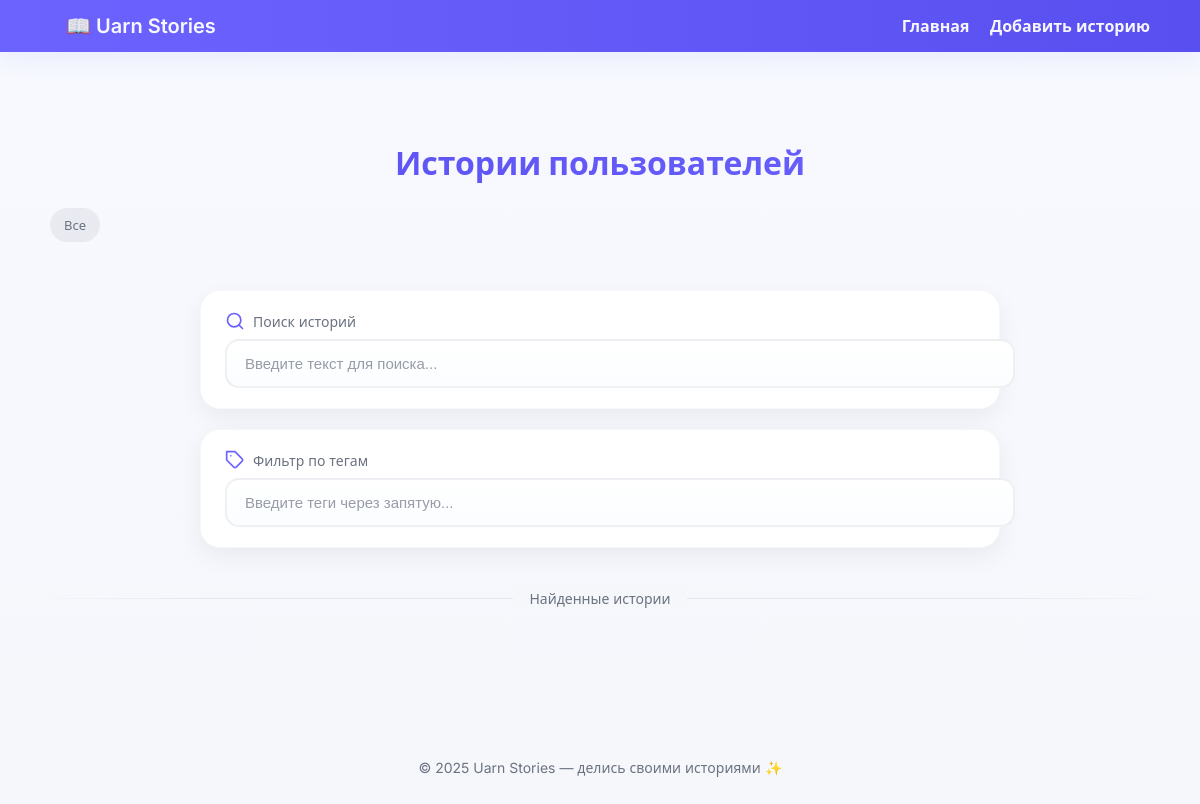
The app's page /, older data.
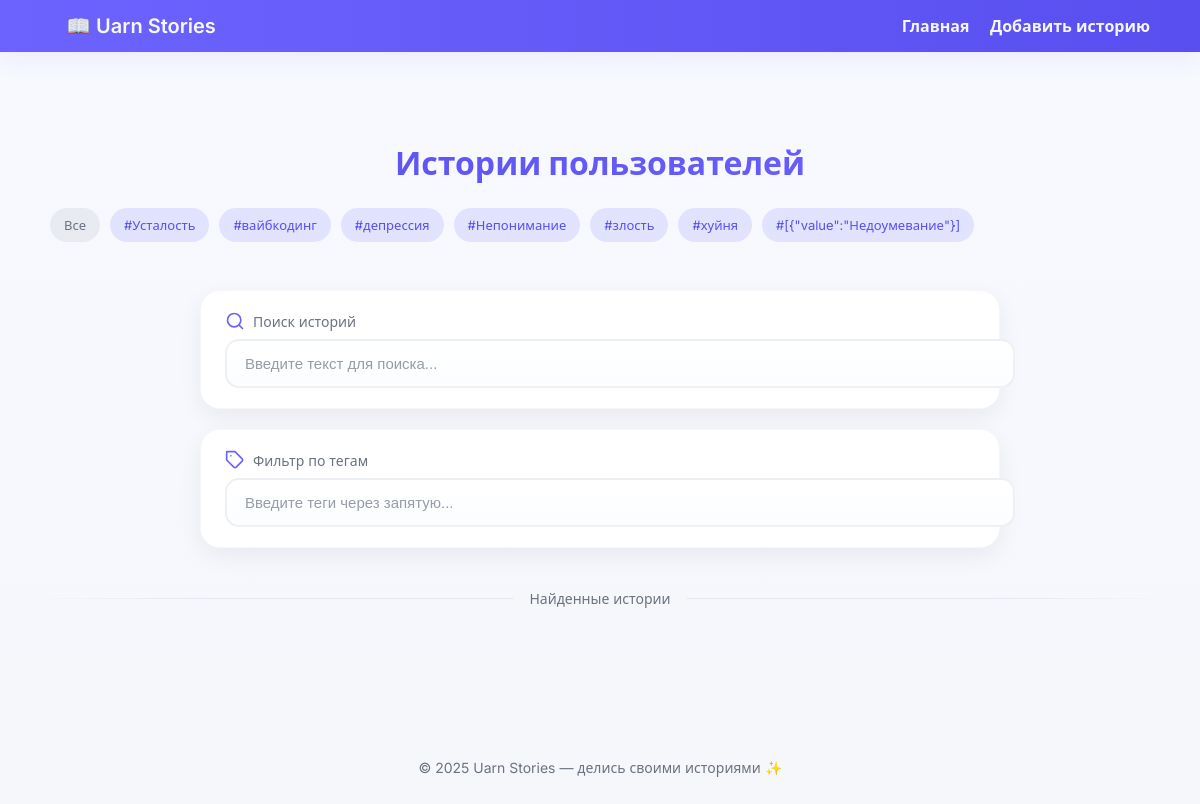
The same page, newer data.
### stories/models.py (models this page shows, shortened)
class Tag(models.Model):
    name = models.CharField(max_length=50, unique=True)

### stories/views.py (the view)
# urls.py: path('', views.index, name='index'),
def index(request):
    stories = Story.objects.all()
    tags = Tag.objects.all()
    tag_filter = request.GET.get('tag')
    if tag_filter:
        stories = stories.filter(tags__name=tag_filter)
    return render(request, 'stories/index.html', {
        'stories': stories,
        'tags': tags,
        'selected_tag': tag_filter,
    })

### stories/templates/stories/index.html (shortened to what this page needs)
{% extends 'stories/base.html' %}
{% load static %}
{% block content %}
<div class="container">
    <h1>Истории пользователей</h1>
    <div class="tag-list">
        <a href="#" class="tag all active" data-query="">Все</a>
        {% for tag in tags %}
            <a href="#" class="tag" data-query="#{{ tag.name }}">#{{ tag.name }}</a>
        {% endfor %}
    </div>
  <div class="search-section">
    <div class="search-group">
      <label for="searchBox" class="search-label">
        <svg class="search-icon" xmlns="http://www.w3.org/2000/svg" width="20" height="20" viewBox="0 0 24 24" fill="none" stroke="currentColor" stroke-width="2" stroke-linecap="round" stroke-linejoin="round">
          <circle cx="11" cy="11" r="8"></circle>
          <line x1="21" y1="21" x2="16.65" y2="16.65"></line>
        </svg>
        Поиск историй
      </label>
      <input id="searchBox" placeholder="Введите текст для поиска..." class="search-input">
    </div>
    <div class="search-group">
      <label for="tagFilter" class="search-label">
        Фильтр по тегам
      </label>
      <input id="tagFilter" placeholder="Введите теги через запятую..." class="search-input" />
    </div>
  </div>
  <div class="section-divider">
    <span class="divider-text">Найденные истории</span>
  </div>
</div>
<link rel="stylesheet" href="https://cdn.jsdelivr.net/npm/@yaireo/tagify/dist/tagify.css">
{% endblock %}

### stories/templates/stories/base.html (shortened to what this page needs)
{% load static %}
<!DOCTYPE html>
<html lang="ru">
<head>
    <link rel="stylesheet" href="{% static 'css/style.css' %}">
</head>
<body>
<header class="navbar">
    <div class="container nav-container">
        <a href="{% url 'stories:index' %}" class="logo">📖 Uarn Stories</a>
        <nav>
            <a href="{% url 'stories:index' %}">Главная</a>
            <a href="{% url 'stories:add_story' %}">Добавить историю</a>
        </nav>
    </div>
</header>
<main class="main-content">
    {% block content %}{% endblock %}
</main>
<footer class="footer">
    <p>© 2025 Uarn Stories — делись своими историями ✨</p>
</footer>
</body>
</html>

### static/css/style.css (style rules this page uses)
:root { --bg: #f5f7fb; --surface: #ffffff; --muted: #6b7280; --text: #0f172a; --primary: #6c63ff; --primary-600: #594ff0; --accent: #00bfa6; --accent-600: #00a690; --danger: #ff6b6b; --card-shadow: 0 8px 24px rgba(16,24,40,0.06); }
body { font-family: Inter, 'Segoe UI', Roboto, system-ui, -apple-system, "Segoe UI Emoji", "Noto Color Emoji", sans-serif; background: linear-gradient(180deg, #f7f9ff 0%, var(--bg) 100%); color: var(--text); margin: 0; -webkit-font-smoothing:antialiased; -moz-osx-font-smoothing:grayscale; }
.container { max-width: 1100px; margin: 48px auto; padding: 20px; }
.navbar { background: linear-gradient(90deg,var(--primary), var(--primary-600)); color: white; padding: 14px 0; box-shadow: 0 6px 24px rgba(79,70,229,0.08); }
.nav-container { display:flex; justify-content:space-between; align-items:center; max-width:1100px; margin:0 auto; padding:0 20px; }
.navbar a { color: rgba(255,255,255,0.95); text-decoration:none; margin-left:16px; font-weight:600 }
.logo { font-size:20px; font-weight:700 }
h1 { text-align: center; margin-bottom: 24px; color: var(--text); font-size: 32px; font-weight: 800; background: linear-gradient(90deg, var(--primary-600), var(--primary)); -webkit-background-clip: text; background-clip: text; -webkit-text-fill-color: transparent; animation: fadeIn 0.6s ease-out; }
.footer { text-align:center; background:transparent; color:var(--muted); padding:28px 0; margin-top:48px; font-size:14px }
.tag { display:inline-block; padding:8px 14px; border-radius:999px; background:rgba(108,99,255,0.15); color:var(--primary-600); text-decoration:none; font-size:13px; transition:all .15s }
.tag.active { background: linear-gradient(90deg,var(--primary),var(--primary-600)); color:white }
.tag.all { background: rgba(15,23,42,0.06); color:var(--muted) }
.tag-list { display:flex; overflow-x:auto; white-space:nowrap; gap:10px; padding-bottom:8px; scrollbar-width:thin }
.search-section { max-width: 800px; margin: 40px auto; display: grid; gap: 20px; padding: 0 16px; animation: slideDown 0.5s ease-out; }
.search-group { background: var(--surface); padding: 20px 24px; border-radius: 20px; box-shadow: var(--card-shadow); border: 1px solid rgba(15,23,42,0.03); transition: all 0.3s ease; }
.search-label { display: flex; align-items: center; gap: 8px; color: var(--muted); font-size: 14px; margin-bottom: 8px; }
.search-icon { color: var(--primary); }
.search-input { width: 100%; border-radius: 14px; border: 2px solid rgba(15,23,42,0.06); padding: 14px 18px; font-size: 15px; background: linear-gradient(180deg,#fff,#fbfdff); transition: all 0.3s ease; color: var(--text); }
.search-input::placeholder { color: var(--muted); opacity: 0.7; }
.section-divider { position: relative; text-align: center; margin: 40px 0; }
.section-divider::before { content: ''; position: absolute; left: 0; top: 50%; width: 100%; height: 1px; background: linear-gradient(90deg, rgba(15,23,42,0.01), rgba(15,23,42,0.08) 15%, rgba(15,23,42,0.08) 85%, rgba(15,23,42,0.01) ); z-index: 1; }
.divider-text { position: relative; z-index: 2; background: var(--bg); padding: 0 16px; color: var(--muted); font-size: 14px; }

Row changes from the older to the newer data that the page shows:
added Tag: name "Усталость"
added Tag: name "вайбкодинг"
added Tag: name "депрессия"
added Tag: name "Непонимание"
added Tag: name "злость"
added Tag: name "хуйня"
added Tag: name "[{\"value\":\"Недоумевание\"}]"
